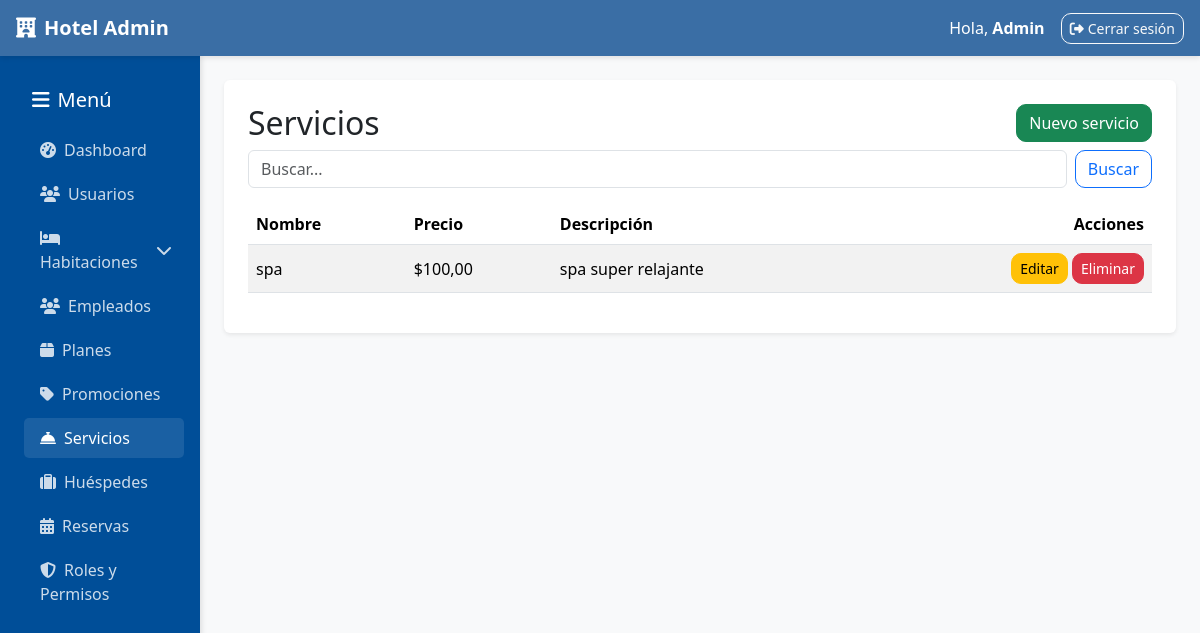
Screenshot of /administracion/servicios/ (signed in) with the database file from the repository.
### administracion/models.py (models this page shows, shortened)
class Servicio(models.Model):
    nombre = models.CharField(max_length=100, unique=True)
    descripcion = models.TextField()
    precio = models.DecimalField(max_digits=10, decimal_places=2, validators=[MinValueValidator(0)])
    class Meta:
        ordering = ["nombre"]

### administracion/views.py (the view)
# urls.py: path("servicios/", views.servicios_list, name="servicios_list"),
@requiere_staff_y_permiso('servicios', 'ver')
def servicios_list(request):
    q = request.GET.get("q", "")
    qs = Servicio.objects.all()
    if q:
        qs = qs.filter(Q(nombre__icontains=q) | Q(descripcion__icontains=q))
    page_obj = _paginate(request, qs, 10)
    return render(request, "administracion/servicios_list.html", {"page_obj": page_obj, "q": q})

### administracion/permissions.py (called while the page is built, shortened)
def usuario_tiene_permiso(usuario, modulo, accion):
    if not usuario.is_authenticated:
        return False
    if usuario.is_superuser:
        return True

def obtener_roles_usuario(usuario):
    if not usuario.is_authenticated:
        return []
    return UsuarioRol.objects.filter(
        usuario=usuario,
        activo=True,
        rol__activo=True
    ).select_related('rol')

def es_super_admin(usuario):
    if not usuario.is_authenticated:
        return False
    if usuario.is_superuser:
        return True

def obtener_permisos_usuario(usuario):
    if not usuario.is_authenticated:
        return {}
    if usuario.is_superuser:
        from .models import Permiso
        permisos = Permiso.objects.all()
        permisos_dict = {}
        for permiso in permisos:
            if permiso.modulo not in permisos_dict:
                permisos_dict[permiso.modulo] = []
            permisos_dict[permiso.modulo].append(permiso.accion)
        return permisos_dict

def permisos_context(request):
    if request.user.is_authenticated:
        permisos_raw = obtener_permisos_usuario(request.user)
        return {
            'user_permissions': permisos_raw,
            'permisos': convertir_permisos_para_template(permisos_raw),
            'user_roles': [ur.rol for ur in obtener_roles_usuario(request.user)],
            'is_super_admin': es_super_admin(request.user),
        }
    return {}

### administracion/views.py (called while the page is built)
def _paginate(request, queryset, per_page=10):
    page_number = request.GET.get("page")
    paginator = Paginator(queryset, per_page)
    return paginator.get_page(page_number)

### administracion/templates/administracion/servicios_list.html (shortened to what this page needs)
{% extends "administracion/base_admin.html" %}
{% block content %}
<div class="d-flex justify-content-between align-items-center mb-2">
  <h2 class="mb-0">Servicios</h2>
  {% if permisos.servicios.crear %}
  <a href="{% url 'administracion:servicios_create' %}" class="btn btn-success">Nuevo servicio</a>
  {% endif %}
</div>
{% include "administracion/_list_toolbar.html" %}
<table class="table table-striped align-middle">
  <thead>
    <tr>
      <th>Nombre</th>
      <th>Precio</th>
      <th>Descripción</th>
      <th class="text-end">Acciones</th>
    </tr>
  </thead>
  <tbody>
    {% for s in page_obj.object_list %}
    <tr>
      <td>{{ s.nombre }}</td>
      <td>${{ s.precio }}</td>
      <td class="text-truncate" style="max-width: 400px;">{{ s.descripcion }}</td>
      <td class="text-end">
        {% if permisos.servicios.editar %}
        <a href="{% url 'administracion:servicios_edit' s.id %}" class="btn btn-sm btn-warning">Editar</a>
        {% endif %}
        {% if permisos.servicios.eliminar %}
        <a href="{% url 'administracion:servicios_delete' s.id %}" class="btn btn-sm btn-danger">Eliminar</a>
        {% endif %}
      </td>
    </tr>
    {% empty %}
    <tr><td colspan="4" class="text-center text-muted">Sin servicios registrados.</td></tr>
    {% endfor %}
  </tbody>
</table>
{% endblock %}

### administracion/templates/administracion/base_admin.html (shortened to what this page needs)
{% load static %}
<!DOCTYPE html>
<html lang="es">
<head>
  <link href="https://cdn.jsdelivr.net/npm/bootstrap@5.3.3/dist/css/bootstrap.min.css" rel="stylesheet">
  <link rel="stylesheet" href="https://cdnjs.cloudflare.com/ajax/libs/font-awesome/6.4.0/css/all.min.css">
  <link rel="stylesheet" href="{% static 'css/admin.css' %}">
</head>
<body>
  <nav class="navbar navbar-expand-lg navbar-dark px-3">
    <a class="navbar-brand fw-bold" href="{% url 'administracion:dashboard' %}">
      <i class="fas fa-hotel me-2"></i>Hotel Admin
    </a>
    <div class="ms-auto d-flex align-items-center">
      <span class="text-white me-3">Hola, <b>{{ user.username|title }}</b></span>
      <a href="{% url 'administracion:admin_logout' %}" class="btn btn-outline-light btn-sm">
        <i class="fas fa-sign-out-alt me-1"></i>Cerrar sesión
      </a>
    </div>
  </nav>
  <div class="container-fluid">
    <div class="row">
      <aside class="col-12 col-md-3 col-lg-2 sidebar">
        <h5 class="text-white mb-3 mt-3 ps-3">
          <i class="fas fa-bars me-2"></i>Menú
        </h5>
        <ul class="nav flex-column ps-2">
          <li class="nav-item">
            <a class="nav-link ps-3" href="{% url 'administracion:dashboard' %}">
              <i class="fas fa-tachometer-alt me-2"></i>Dashboard
            </a>
          </li>
          {% if permisos.usuarios.ver %}
          <li class="nav-item">
            <a class="nav-link ps-3" href="{% url 'administracion:usuarios_list' %}">
              <i class="fas fa-users me-2"></i>Usuarios
            </a>
          </li>
          {% endif %}
          {% if permisos.habitaciones.ver %}
          <li class="nav-item">
            <a class="nav-link d-flex justify-content-between align-items-center ps-3"
               data-bs-toggle="collapse" href="#habitacionesSubmenu">
              <span><i class="fas fa-bed me-2"></i>Habitaciones</span>
              <i class="fas fa-chevron-down"></i>
            </a>
          </li>
          {% endif %}
          {% if permisos.empleados.ver %}
          <li class="nav-item">
            <a class="nav-link ps-3" href="{% url 'administracion:empleados_list' %}">
              <i class="fas fa-users me-2"></i>Empleados
            </a>
          </li>
          {% endif %}
          {% if permisos.planes.ver %}
          <li class="nav-item">
            <a class="nav-link ps-3" href="{% url 'administracion:planes_list' %}">
              <i class="fas fa-box me-2"></i>Planes
            </a>
          </li>
          {% endif %}
          {% if permisos.promociones.ver %}
          <li class="nav-item">
            <a class="nav-link ps-3" href="{% url 'administracion:promociones_list' %}">
              <i class="fas fa-tag me-2"></i>Promociones
            </a>
          </li>
          {% endif %}
          {% if permisos.servicios.ver %}
          <li class="nav-item">
            <a class="nav-link ps-3" href="{% url 'administracion:servicios_list' %}">
              <i class="fas fa-concierge-bell me-2"></i>Servicios
            </a>
          </li>
          {% endif %}
          {% if permisos.huespedes.ver %}
          <li class="nav-item">
            <a class="nav-link ps-3" href="{% url 'administracion:huespedes_list' %}">
              <i class="fas fa-suitcase me-2"></i>Huéspedes
            </a>
          </li>
          {% endif %}
          {% if permisos.reservas.ver %}
          <li class="nav-item">
            <a class="nav-link ps-3" href="{% url 'administracion:ver_reservas' %}">
              <i class="fas fa-calendar-alt me-2"></i>Reservas
            </a>
          </li>
          {% endif %}
          {% if permisos.roles.ver %}
          <li class="nav-item">
            <a class="nav-link ps-3" href="{% url 'administracion:roles_list' %}">
              <i class="fas fa-shield-alt me-2"></i>Roles y Permisos
            </a>
          </li>
          {% endif %}
        </ul>
      </aside>
      <main class="col-12 col-md-9 col-lg-10 p-4">
        <div class="content-wrapper bg-white p-4 rounded shadow-sm mb-4">
          {% block content %}{% endblock %}
        </div>
      </main>
    </div>
  </div>
</body>
</html>

### administracion/static/css/admin.css (style rules this page uses)
body { font-family: 'Segoe UI', system-ui, -apple-system, Roboto, Arial, sans-serif; }
.sidebar { background-color: #003d33; min-height: calc(100vh - 56px); padding: 16px; }
.sidebar .nav-link { color: #f5f5dc; margin-bottom: 8px; border-radius: 10px; padding: 8px 12px; }
.table td, .table th { vertical-align: middle; }
.btn { border-radius: 10px; }

### administracion/templates/administracion/base_admin.html (style rules this page uses)
:root { --primary-color: #3a6ea5; --secondary-color: #004e98; --accent-color: #ff9505; --light-bg: #f8f9fa; --dark-bg: #343a40; }
body { background-color: var(--light-bg); font-family: 'Segoe UI', Tahoma, Geneva, Verdana, sans-serif; }
.sidebar { background-color: var(--secondary-color); min-height: calc(100vh - 56px); box-shadow: 2px 0 5px rgba(0,0,0,0.1); padding-top: 1rem; }
.sidebar .nav-link { color: rgba(255,255,255,0.8); border-radius: 5px; margin: 2px 0; transition: all 0.3s; }
.sidebar .nav-link:hover, .sidebar .nav-link.active { background-color: rgba(255,255,255,0.1); color: white; }
.navbar { background-color: var(--primary-color) !important; box-shadow: 0 2px 5px rgba(0,0,0,0.1); }

### rows the page displays
Servicio: nombre "spa", precio "100,00", descripcion "spa super relajante"

### other values shown
{{ user.username|title }} "Admin"
